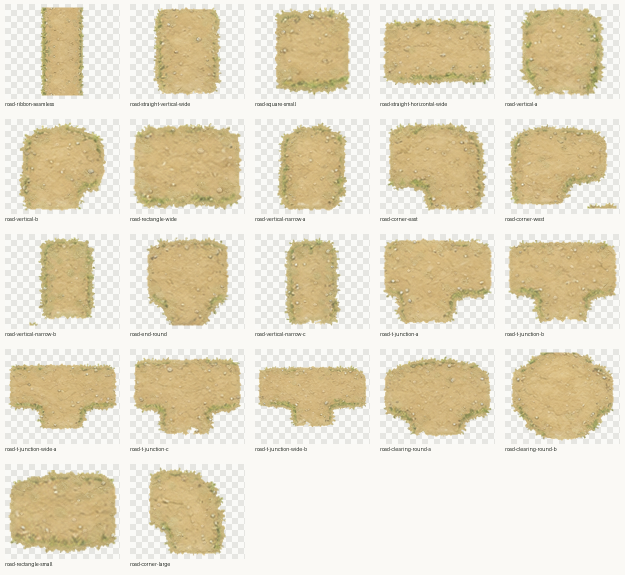
#> input picture output/road-remaster-contact-sheet.png, 1250 x 1150 px (shown at 1/2 size)
$ python -i remaster-road-textures.py   (imports and definitions only)
#> lines starting #> are read from the running program, lines starting #| are printed output that depends on the picture; after the words box and inside, x2 and y2 are one past the last pixel; in counts of white or black regions, pixels touching at a corner belong together
#> further down, picture is the input picture: PIL image 1250x1150 RGB; mean R, G, B 229, 220.3, 197.7
from __future__ import annotations

import math
import runpy
from collections import deque
from pathlib import Path

from PIL import Image, ImageChops, ImageDraw, ImageEnhance, ImageFilter, ImageOps, ImageStat

from road_texture_manifest import (
    LEGACY_SIZES,
    RIBBON_NAME,
    RIBBON_NORMAL_NAME,
    RIBBON_SIZE,
    ROAD_TILES,
    SCALE,
)


ROOT = Path(__file__).resolve().parents[1]
ATLAS_CANDIDATES = (
    ROOT / "public/assets/terrain/terrain_samples.png",
    ROOT / "public/assets/terrain/0eb25ff3-a845-49d2-a37c-fd90ef46a85b.png",
)
ROAD_DIR = ROOT / "public/assets/terrain/atlas/road"
MATERIAL_DIR = ROOT / "scripts/assets/road-remaster"
OUTPUT_PREVIEW = ROOT / "output/road-remaster-contact-sheet.png"
RIBBON_CROP = (18, 79)
LEGACY_RIBBON_SIZE = tuple(value // SCALE for value in RIBBON_SIZE)


# [6 lines left out: function atlas_source_path, not called in this run]


def resize_rgba(image: Image.Image, size: tuple[int, int]) -> Image.Image:
    return image.convert("RGBa").resize(size, Image.Resampling.LANCZOS).convert("RGBA")


# [9 lines left out: function tile_to_size, not called in this run]


def grass_mask(image: Image.Image) -> Image.Image:
    rgba = image.convert("RGBA")
    alpha = rgba.getchannel("A")
#> alpha: PIL image 1250x1150 L; every value is 255
    pixels = rgba.getdata()
    raw = Image.new("L", rgba.size)
#> raw: PIL image 1250x1150 L; every value is 0
    raw.putdata([
        255 if a > 0 and g > r * 0.92 and g > b * 1.08 else 0
        for r, g, b, a in pixels
    ])
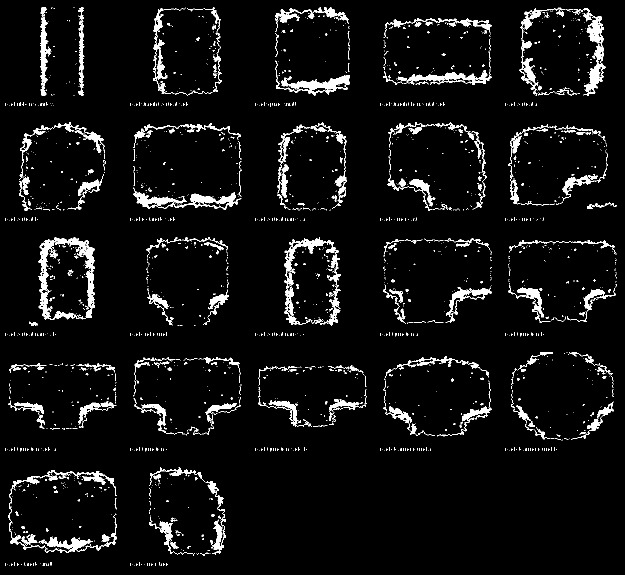
#> raw: PIL image 1250x1150 L (shown at 1/2 size); 5.3% white; 2089 white regions (1857 under 20 px), largest, box (x1, y1, x2, y2) and area: (77, 475, 190, 639) 4766, (569, 475, 681, 651) 3882, (17, 940, 233, 1106) 3532
    softened = raw.filter(ImageFilter.MaxFilter(9)).filter(ImageFilter.GaussianBlur(radius=3.2))
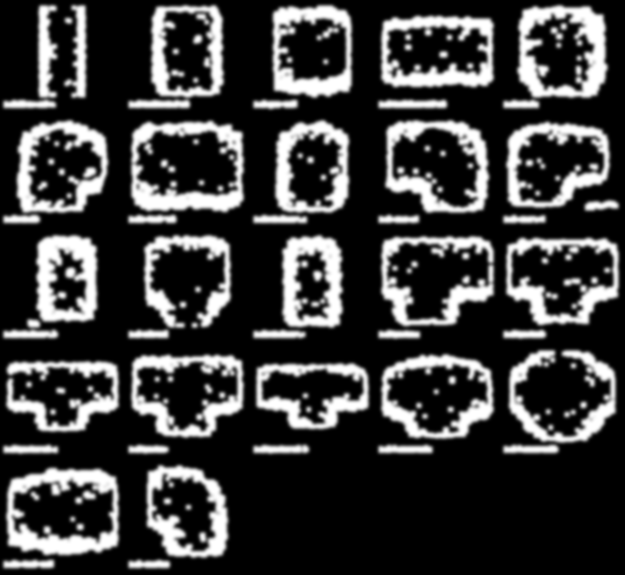
#> softened: PIL image 1250x1150 L (shown at 1/2 size); min 0, max 255, mean 58.7
    return ImageChops.multiply(softened, alpha)


# [220 lines left out: functions fill_enclosed_alpha_holes, color_match, apply_material, remaster_tile, make_ribbon, make_normal_map and 3 more, not called in this run]


# [2 lines not run here, left out]

>>> from PIL import Image
>>> picture = Image.open('../output/road-remaster-contact-sheet.png')
>>> result = grass_mask(picture)
